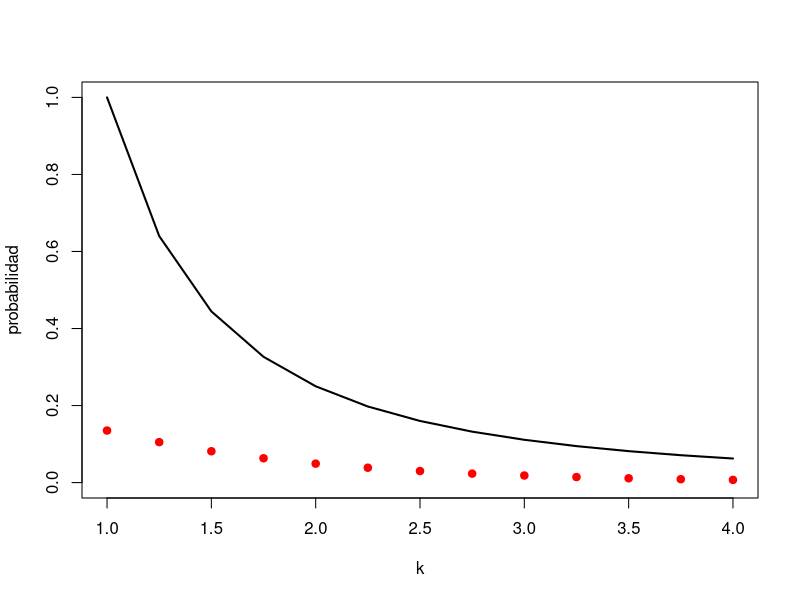

Recreate this plot in R.
# Programa 1: las cotas frente a 100.000 canciones
# Del artículo «Desigualdades y teoremas límite en R — práctica con 100.000 canciones, medias acumuladas, replicate y qqnorm (y el histograma que era una sola barra)»
# https://sergiolearns.com/desigualdades-y-teoremas-limite-practica/

set.seed(2026)
x <- 2 + rexp(100000, 2/3)                      # 100.000 canciones
# 1. Markov: P(X >= t) <= E(X) / t
t <- c(5, 7, 9)
markov <- data.frame(t, cota = 3.5 / t,
                     simulada = sapply(t, function(s) mean(x >= s)),
                     exacta = 1 - pexp(t - 2, 2/3))     # X - 2 es una exp(2/3)
round(markov, 4)
# 2. Chebyshev: P(|X - mu| >= k sigma) <= 1 / k^2
k <- c(1.5, 2, 3)
cheb <- data.frame(k, cota = 1 / k^2,
                   simulada = sapply(k, function(j) mean(abs(x - 3.5) >= 1.5 * j)),
                   exacta = 1 - pexp(1.5 + 1.5 * k, 2/3))  # solo la cola de arriba
round(cheb, 4)
# 3. La cota y la frecuencia para k de 1 a 4, en un dibujo
kk <- seq(1, 4, by = 0.25)
sim <- sapply(kk, function(j) mean(abs(x - 3.5) >= 1.5 * j))
plot(kk, 1 / kk^2, type = "l", lwd = 2, ylim = c(0, 1), xlab = "k", ylab = "probabilidad")
points(kk, sim, pch = 19, col = "red")
